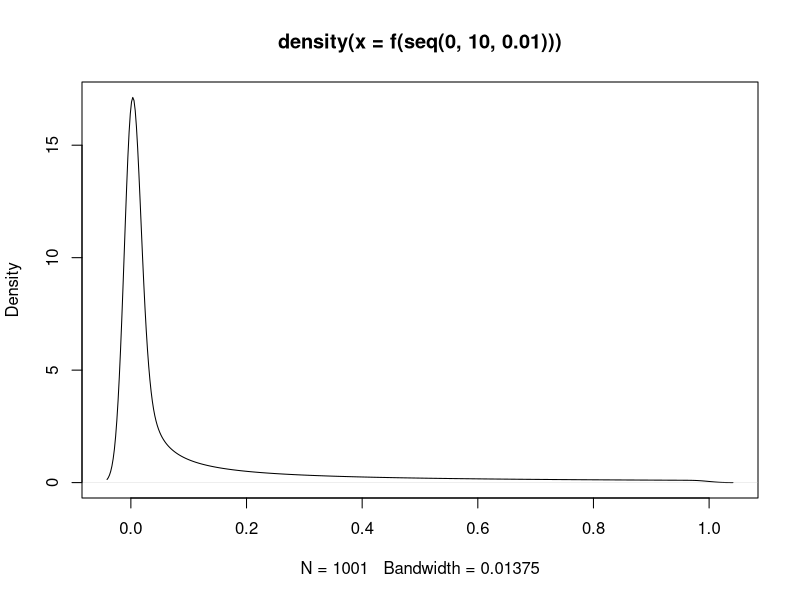

The R source for this figure:
## Importance Sampling
#---------------------
## Naive MC Integration
## example 1
### I = [0,10] exp(-2*abs(x-5))
f=function(x) exp(-2*abs(x-5))
plot(density(f(seq(0,10,0.01))))

integrate(f,0,10)
nmc_int<-function(f,m,a,b){
 x<-runif(m,a,b) 
 g<-(b-a)*f(x)
 return(list(int=mean(g),var=var(g)))
}
m<-10000
nmc_int(f,m,0,10)

## Importance sampling
## using X~N(5,1), h(x)
## x~unif(0,10), p(x) = 1/10  g(x)= 1/sqrt(2*pi) exp(0.5*(x-5)^2)
## h(x)[p(x)/g(x)]g(x)
w<-function(x)  dunif(x, 0, 10)/dnorm(x, mean=5, sd=1)
f<-function(x) exp(-2*abs(x-5))
x=rnorm(m,5,1)
y=10*w(x)*f(x) # 10 por p(x)
c(mean(y),var(y))
